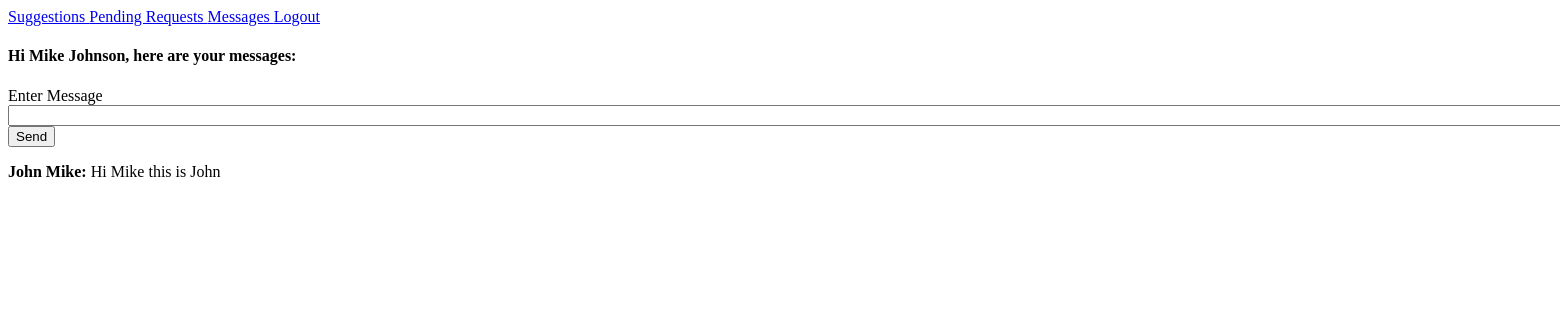
The app's page /message_room (signed in), older data.
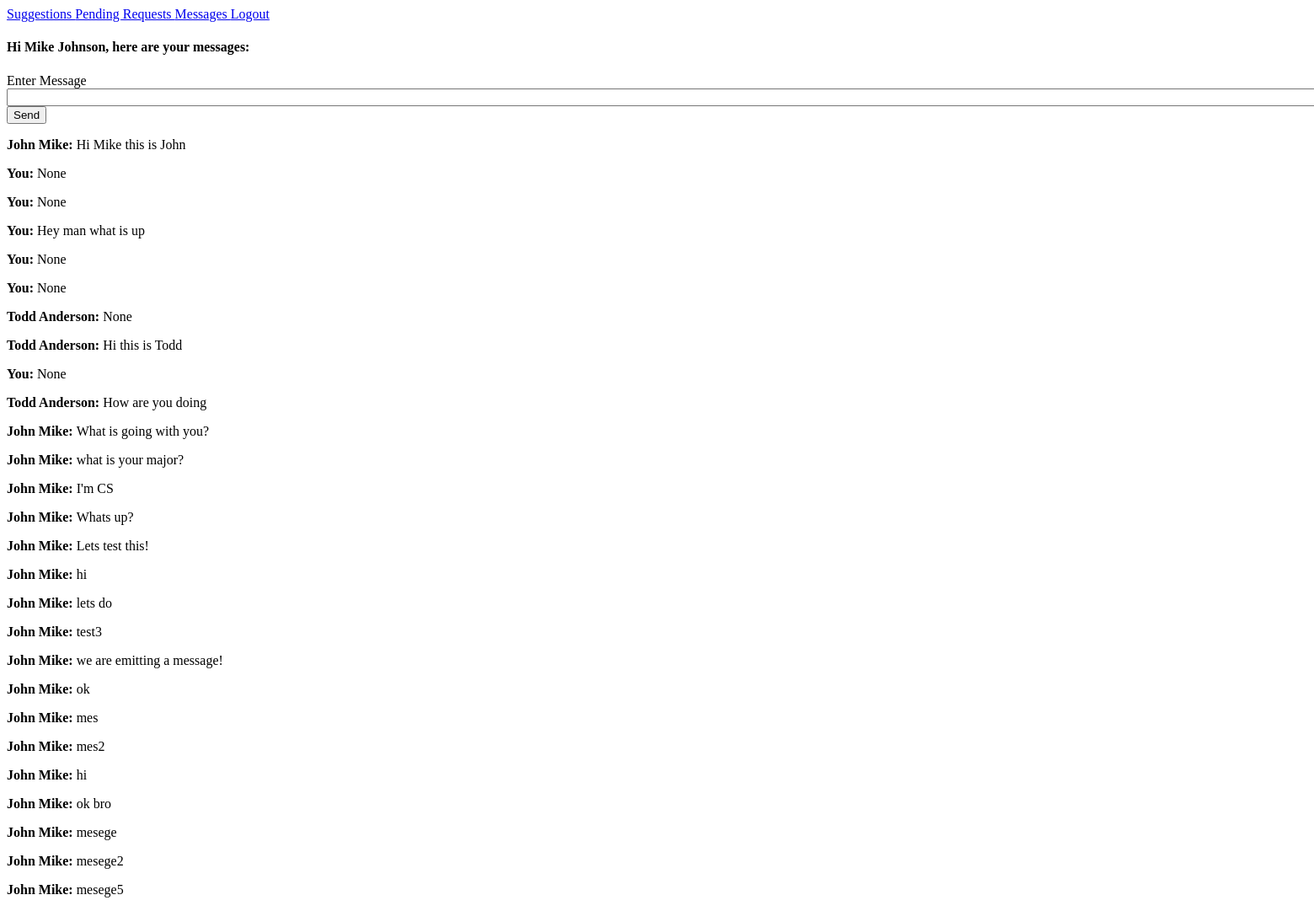
The same page, newer data.
### app/models.py (models this page shows, shortened)
class Users(UserMixin, db.Model):
    NAME_SIZE = 100
    id = db.Column(db.Integer, primary_key=True)
    name = db.Column(db.String(NAME_SIZE), unique=True)
    major = db.Column(db.String(100))
    hall = db.Column(db.String(100))
    password = db.Column(db.String(100))
    messages = db.relationship('Message', lazy='dynamic', primaryjoin="or_(Users.id == Message.user_to_id, Users.id == Message.user_from_id)")

class Message(db.Model):
    MAX_CHARS_IN_MESSAGE = 1000
    id = db.Column(db.Integer, primary_key=True)
    timestamp = db.Column(db.DateTime, index=True, default=datetime.utcnow)
    user_to_id = db.Column(db.Integer, db.ForeignKey('users.id'))
    user_from_id = db.Column(db.Integer, db.ForeignKey('users.id'))
    content = db.Column(db.String(MAX_CHARS_IN_MESSAGE))
    def give_name(self, user_id):
        name = "You"
        if not (self.user_from_id == user_id):
            name = Users.query.get(self.user_from_id).name
        return name

### app/routes.py (the view, shortened to what this page needs)
@app.route('/message_room', methods=["GET", "POST"])
@login_required
def message():
    if not current_user.is_authenticated:
        return redirect(url_for("login"))
    message_form = MessageForm()
    return render_template("room.html", messages=Users.query.get(current_user.id).messages, form=message_form)

### app/forms.py
class MessageForm(FlaskForm):
    message = StringField("Enter Message", [DataRequired()])
    send = SubmitField("Send")

### app/models.py (called while the page is built)
@login.user_loader
def load_user(id):
    return Users.query.get(int(id))

### app/templates/room.html (shortened to what this page needs)
{% extends "base.html" %}
{% block content %}
    <h4> Hi {{current_user.name}}, here are your messages: </h4>
    <form action="" method="POST", novalidate>
        <div>
            {{ form.message.label }}
            {{ form.message(size=200) }}
            {{ form.send() }}
        </div>
    </form>
    {% for message in messages %}
        <p> <b> {{ message.give_name(current_user.id) }}: </b> {{ message.content }} </p>
    {% endfor %}
{% endblock %}

### app/templates/base.html (shortened to what this page needs)
<!DOCTYPE html>
<html>
    <head>
    </head>
    <body>
        <div>
            {% if current_user.is_authenticated %}
                <a href="{{url_for('suggestions')}}"> Suggestions </a>
                <a href="{{url_for('pending_invites')}}"> Pending Requests </a>
                <a href="{{url_for('message')}}"> Messages </a>
                <a href="{{url_for('logout')}}"> Logout </a>
            {% else %}
                <a href="{{url_for('signup') }}"> Sign Up </a>
                <a href="{{url_for('login')}}"> Login </a>
            {% endif %}
        </div>
        {% block content %} {% endblock %}
    </body>
</html>

Row changes from the older to the newer data that the page shows:
added Message: give_name "You", content "None"
added Message: give_name "You", content "None"
added Message: give_name "You", content "Hey man what is up"
added Message: give_name "You", content "None"
added Message: give_name "You", content "None"
added Message: give_name "Todd Anderson", content "None"
added Message: give_name "Todd Anderson", content "Hi this is Todd"
added Message: give_name "You", content "None"
added Message: give_name "Todd Anderson", content "How are you doing"
added Message: give_name "John Mike", content "What is going with you?"
added Message: give_name "John Mike", content "what is your major?"
added Message: give_name "John Mike", content "I'm CS"
added Message: give_name "John Mike", content "Whats up?"
added Message: give_name "John Mike", content "Lets test this!"
added Message: give_name "John Mike", content "hi"
added Message: give_name "John Mike", content "lets do"
added Message: give_name "John Mike", content "test3"
added Message: give_name "John Mike", content "we are emitting a message!"
added Message: give_name "John Mike", content "ok"
added Message: give_name "John Mike", content "mes"
added Message: give_name "John Mike", content "mes2"
added Message: give_name "John Mike", content "hi"
added Message: give_name "John Mike", content "ok bro"
added Message: give_name "John Mike", content "mesege"
added Message: give_name "John Mike", content "mesege2"
added Message: give_name "John Mike", content "mesege5"
